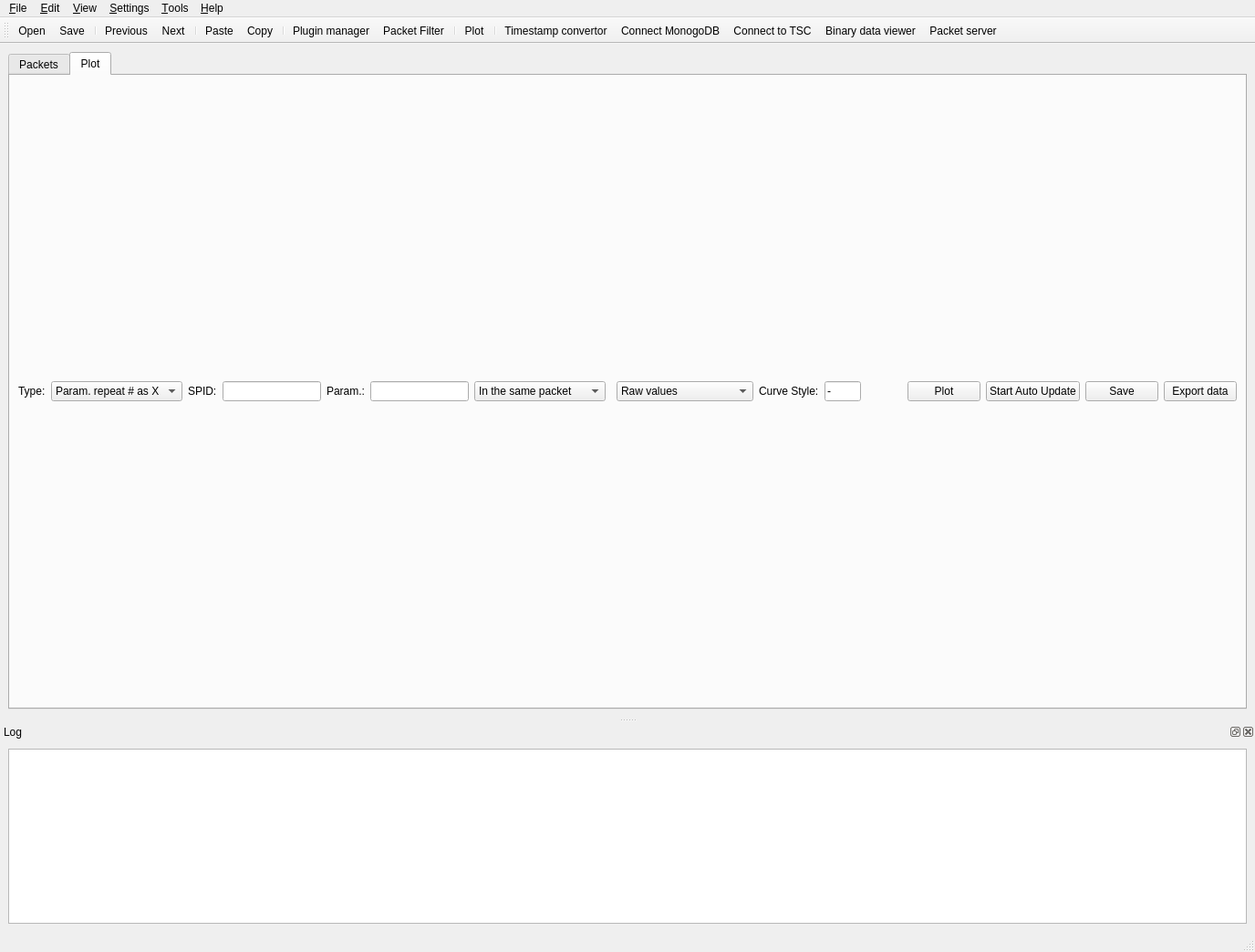
<?xml version="1.0" encoding="UTF-8"?>
<ui version="4.0">
 <class>MainWindow</class>
 <widget class="QMainWindow" name="MainWindow">
  <property name="windowModality">
   <enum>Qt::WindowModal</enum>
  </property>
  <property name="geometry">
   <rect>
    <x>0</x>
    <y>0</y>
    <width>1376</width>
    <height>1044</height>
   </rect>
  </property>
  <property name="maximumSize">
   <size>
    <width>323232</width>
    <height>323232</height>
   </size>
  </property>
  <property name="contextMenuPolicy">
   <enum>Qt::DefaultContextMenu</enum>
  </property>
  <property name="windowTitle">
   <string>STIX data parser and viewer</string>
  </property>
  <property name="windowIcon">
   <iconset resource="../resources/mainwindow_rc5.qrc">
    <normaloff>:/Icons/images/app.svg</normaloff>:/Icons/images/app.svg</iconset>
  </property>
  <widget class="QWidget" name="centralwidget">
   <layout class="QHBoxLayout" name="horizontalLayout">
    <item>
     <widget class="QTabWidget" name="tabWidget">
      <property name="baseSize">
       <size>
        <width>0</width>
        <height>0</height>
       </size>
      </property>
      <property name="currentIndex">
       <number>1</number>
      </property>
      <widget class="QWidget" name="packetTab">
       <property name="sizePolicy">
        <sizepolicy hsizetype="Expanding" vsizetype="Expanding">
         <horstretch>0</horstretch>
         <verstretch>0</verstretch>
        </sizepolicy>
       </property>
       <attribute name="title">
        <string>Packets</string>
       </attribute>
       <layout class="QHBoxLayout" name="horizontalLayout_2">
        <item>
         <widget class="QSplitter" name="splitter_3">
          <property name="orientation">
           <enum>Qt::Horizontal</enum>
          </property>
          <widget class="QSplitter" name="splitter_2">
           <property name="orientation">
            <enum>Qt::Horizontal</enum>
           </property>
           <widget class="QTreeWidget" name="packetTreeWidget">
            <property name="minimumSize">
             <size>
              <width>0</width>
              <height>0</height>
             </size>
            </property>
            <property name="maximumSize">
             <size>
              <width>1000000</width>
              <height>16777215</height>
             </size>
            </property>
            <property name="contextMenuPolicy">
             <enum>Qt::CustomContextMenu</enum>
            </property>
            <property name="sizeAdjustPolicy">
             <enum>QAbstractScrollArea::AdjustToContents</enum>
            </property>
            <property name="wordWrap">
             <bool>false</bool>
            </property>
            <column>
             <property name="text">
              <string notr="true">Timestamp</string>
             </property>
            </column>
            <column>
             <property name="text">
              <string>Description</string>
             </property>
            </column>
           </widget>
          </widget>
          <widget class="QSplitter" name="splitter">
           <property name="orientation">
            <enum>Qt::Vertical</enum>
           </property>
           <widget class="QTreeWidget" name="paramTreeWidget">
            <property name="autoExpandDelay">
             <number>-1</number>
            </property>
            <property name="uniformRowHeights">
             <bool>true</bool>
            </property>
            <attribute name="headerCascadingSectionResizes">
             <bool>false</bool>
            </attribute>
            <attribute name="headerDefaultSectionSize">
             <number>170</number>
            </attribute>
            <attribute name="headerHighlightSections">
             <bool>true</bool>
            </attribute>
            <column>
             <property name="text">
              <string notr="true">Name</string>
             </property>
            </column>
            <column>
             <property name="text">
              <string>Description</string>
             </property>
            </column>
            <column>
             <property name="text">
              <string>Raw</string>
             </property>
            </column>
            <column>
             <property name="text">
              <string>Eng. /Decomp. Value</string>
             </property>
            </column>
            <column>
             <property name="text">
              <string>Unit</string>
             </property>
            </column>
           </widget>
          </widget>
         </widget>
        </item>
       </layout>
      </widget>
      <widget class="QWidget" name="plotTab">
       <property name="sizePolicy">
        <sizepolicy hsizetype="Expanding" vsizetype="Expanding">
         <horstretch>0</horstretch>
         <verstretch>0</verstretch>
        </sizepolicy>
       </property>
       <property name="toolTip">
        <string>plot parameters
</string>
       </property>
       <attribute name="title">
        <string>Plot</string>
       </attribute>
       <layout class="QVBoxLayout" name="verticalLayout">
        <item>
         <layout class="QGridLayout" name="gridLayout">
          <item row="0" column="1">
           <widget class="QComboBox" name="xaxisComboBox">
            <item>
             <property name="text">
              <string>Param. repeat # as X</string>
             </property>
            </item>
            <item>
             <property name="text">
              <string>Timestamp - T0 as X</string>
             </property>
            </item>
            <item>
             <property name="text">
              <string>Histogram</string>
             </property>
            </item>
           </widget>
          </item>
          <item row="0" column="4">
           <widget class="QLabel" name="label">
            <property name="text">
             <string>Param.:</string>
            </property>
           </widget>
          </item>
          <item row="0" column="10">
           <widget class="QLineEdit" name="styleEdit">
            <property name="maximumSize">
             <size>
              <width>40</width>
              <height>16777215</height>
             </size>
            </property>
            <property name="text">
             <string>-</string>
            </property>
           </widget>
          </item>
          <item row="0" column="11">
           <spacer name="horizontalSpacer">
            <property name="orientation">
             <enum>Qt::Horizontal</enum>
            </property>
            <property name="sizeHint" stdset="0">
             <size>
              <width>25</width>
              <height>17</height>
             </size>
            </property>
           </spacer>
          </item>
          <item row="0" column="0">
           <widget class="QLabel" name="label_4">
            <property name="text">
             <string>Type:</string>
            </property>
           </widget>
          </item>
          <item row="0" column="5">
           <widget class="QLineEdit" name="paramNameEdit">
            <property name="maximumSize">
             <size>
              <width>150</width>
              <height>16777215</height>
             </size>
            </property>
           </widget>
          </item>
          <item row="0" column="6">
           <widget class="QComboBox" name="comboBox">
            <property name="minimumSize">
             <size>
              <width>120</width>
              <height>0</height>
             </size>
            </property>
            <property name="maximumSize">
             <size>
              <width>150</width>
              <height>16777215</height>
             </size>
            </property>
            <property name="modelColumn">
             <number>0</number>
            </property>
            <item>
             <property name="text">
              <string>In the same packet</string>
             </property>
            </item>
            <item>
             <property name="text">
              <string>Of all loaded packets</string>
             </property>
            </item>
           </widget>
          </item>
          <item row="0" column="7">
           <widget class="QLabel" name="descLabel">
            <property name="minimumSize">
             <size>
              <width>0</width>
              <height>0</height>
             </size>
            </property>
            <property name="maximumSize">
             <size>
              <width>0</width>
              <height>16777215</height>
             </size>
            </property>
            <property name="text">
             <string/>
            </property>
           </widget>
          </item>
          <item row="0" column="9">
           <widget class="QLabel" name="label_3">
            <property name="text">
             <string>Curve Style:</string>
            </property>
           </widget>
          </item>
          <item row="0" column="13">
           <widget class="QPushButton" name="plotButton">
            <property name="maximumSize">
             <size>
              <width>100</width>
              <height>16777215</height>
             </size>
            </property>
            <property name="text">
             <string>Plot</string>
            </property>
           </widget>
          </item>
          <item row="0" column="15">
           <widget class="QPushButton" name="savePlotButton">
            <property name="maximumSize">
             <size>
              <width>100</width>
              <height>16777215</height>
             </size>
            </property>
            <property name="text">
             <string>Save</string>
            </property>
           </widget>
          </item>
          <item row="0" column="8">
           <widget class="QComboBox" name="dataTypeComboBox">
            <item>
             <property name="text">
              <string>Raw values</string>
             </property>
            </item>
            <item>
             <property name="text">
              <string>Eng./Decompr. values</string>
             </property>
            </item>
           </widget>
          </item>
          <item row="0" column="16">
           <widget class="QPushButton" name="exportButton">
            <property name="text">
             <string>Export data</string>
            </property>
           </widget>
          </item>
          <item row="0" column="14">
           <widget class="QPushButton" name="autoUpdateButton">
            <property name="text">
             <string>Start Auto Update</string>
            </property>
           </widget>
          </item>
          <item row="0" column="2">
           <widget class="QLabel" name="label_2">
            <property name="text">
             <string>SPID:</string>
            </property>
           </widget>
          </item>
          <item row="0" column="3">
           <widget class="QLineEdit" name="spidLineEdit"/>
          </item>
         </layout>
        </item>
       </layout>
      </widget>
     </widget>
    </item>
   </layout>
  </widget>
  <widget class="QMenuBar" name="menubar">
   <property name="geometry">
    <rect>
     <x>0</x>
     <y>0</y>
     <width>1376</width>
     <height>22</height>
    </rect>
   </property>
   <widget class="QMenu" name="menu_File">
    <property name="title">
     <string>&amp;File</string>
    </property>
    <addaction name="actionOpen"/>
    <addaction name="actionSave"/>
    <addaction name="actionExit"/>
   </widget>
   <widget class="QMenu" name="menu_Help">
    <property name="title">
     <string>&amp;Help</string>
    </property>
    <addaction name="actionOnlineHelp"/>
    <addaction name="actionAbout"/>
   </widget>
   <widget class="QMenu" name="menuSetting">
    <property name="title">
     <string>&amp;Settings</string>
    </property>
    <addaction name="actionSetIDB"/>
   </widget>
   <widget class="QMenu" name="menu_Tools">
    <property name="title">
     <string>&amp;Tools</string>
    </property>
    <addaction name="actionPlot"/>
    <addaction name="actionLoadMongodb"/>
    <addaction name="actionConnectTSC"/>
    <addaction name="actionPacketFilter"/>
    <addaction name="actionPlugins"/>
    <addaction name="actionViewBinary"/>
    <addaction name="actionTimestampConvertor"/>
   </widget>
   <widget class="QMenu" name="menuAction">
    <property name="title">
     <string>&amp;View</string>
    </property>
    <addaction name="actionPrevious"/>
    <addaction name="actionNext"/>
    <addaction name="actionLog"/>
   </widget>
   <widget class="QMenu" name="menuEdit">
    <property name="title">
     <string>&amp;Edit</string>
    </property>
    <addaction name="actionPaste"/>
    <addaction name="actionCopy"/>
   </widget>
   <addaction name="menu_File"/>
   <addaction name="menuEdit"/>
   <addaction name="menuAction"/>
   <addaction name="menuSetting"/>
   <addaction name="menu_Tools"/>
   <addaction name="menu_Help"/>
  </widget>
  <widget class="QStatusBar" name="statusbar"/>
  <widget class="QToolBar" name="toolBar">
   <property name="contextMenuPolicy">
    <enum>Qt::DefaultContextMenu</enum>
   </property>
   <property name="windowTitle">
    <string>toolBar</string>
   </property>
   <attribute name="toolBarArea">
    <enum>TopToolBarArea</enum>
   </attribute>
   <attribute name="toolBarBreak">
    <bool>false</bool>
   </attribute>
   <addaction name="actionOpen"/>
   <addaction name="actionSave"/>
   <addaction name="separator"/>
   <addaction name="actionPrevious"/>
   <addaction name="actionNext"/>
   <addaction name="separator"/>
   <addaction name="actionPaste"/>
   <addaction name="actionCopy"/>
   <addaction name="separator"/>
   <addaction name="actionPlugins"/>
   <addaction name="actionPacketFilter"/>
   <addaction name="separator"/>
   <addaction name="actionPlot"/>
   <addaction name="separator"/>
   <addaction name="actionTimestampConvertor"/>
   <addaction name="actionLoadMongodb"/>
   <addaction name="actionConnectTSC"/>
   <addaction name="actionViewBinary"/>
   <addaction name="actionPacketServer"/>
  </widget>
  <widget class="QDockWidget" name="dockWidget">
   <property name="windowTitle">
    <string>Log</string>
   </property>
   <attribute name="dockWidgetArea">
    <number>8</number>
   </attribute>
   <widget class="QWidget" name="dockWidgetContents_2">
    <layout class="QHBoxLayout" name="horizontalLayout_3">
     <item>
      <widget class="QListWidget" name="statusListWidget"/>
     </item>
    </layout>
   </widget>
  </widget>
  <action name="actionOpen">
   <property name="text">
    <string>&amp;Open</string>
   </property>
  </action>
  <action name="actionExit">
   <property name="text">
    <string>&amp;Exit</string>
   </property>
  </action>
  <action name="actionAbout">
   <property name="text">
    <string>About</string>
   </property>
  </action>
  <action name="actionPrevious">
   <property name="text">
    <string>Previous</string>
   </property>
   <property name="menuRole">
    <enum>QAction::AboutQtRole</enum>
   </property>
  </action>
  <action name="actionNext">
   <property name="text">
    <string>Next</string>
   </property>
  </action>
  <action name="actionSetIDB">
   <property name="text">
    <string>Set &amp;IDB</string>
   </property>
  </action>
  <action name="actionSave">
   <property name="text">
    <string>Sa&amp;ve</string>
   </property>
  </action>
  <action name="actionLog">
   <property name="text">
    <string>Show Log</string>
   </property>
  </action>
  <action name="actionPlot">
   <property name="icon">
    <iconset resource="../resources/mainwindow_rc5.qrc">
     <normaloff>:/Icons/images/graph.svg</normaloff>:/Icons/images/graph.svg</iconset>
   </property>
   <property name="text">
    <string>&amp;Plot</string>
   </property>
  </action>
  <action name="actionPaste">
   <property name="icon">
    <iconset resource="../resources/mainwindow_rc5.qrc">
     <normaloff>:/Icons/images/paste.svg</normaloff>:/Icons/images/paste.svg</iconset>
   </property>
   <property name="text">
    <string>P&amp;aste</string>
   </property>
   <property name="toolTip">
    <string>Read raw data from the clipboard</string>
   </property>
  </action>
  <action name="actionLoadMongodb">
   <property name="icon">
    <iconset resource="../resources/mainwindow_rc5.qrc">
     <normaloff>:/Icons/images/mongodb.svg</normaloff>:/Icons/images/mongodb.svg</iconset>
   </property>
   <property name="text">
    <string>Connect MonogoDB</string>
   </property>
  </action>
  <action name="actionCopy">
   <property name="icon">
    <iconset resource="../resources/mainwindow_rc5.qrc">
     <normaloff>:/Icons/images/copy.svg</normaloff>:/Icons/images/copy.svg</iconset>
   </property>
   <property name="text">
    <string>&amp;Copy</string>
   </property>
  </action>
  <action name="actionConnectTSC">
   <property name="icon">
    <iconset resource="../resources/mainwindow_rc5.qrc">
     <normaloff>:/Icons/images/link.svg</normaloff>:/Icons/images/link.svg</iconset>
   </property>
   <property name="text">
    <string>Connect to TSC</string>
   </property>
  </action>
  <action name="actionPacketFilter">
   <property name="icon">
    <iconset resource="../resources/mainwindow_rc5.qrc">
     <normaloff>:/Icons/images/filter.svg</normaloff>:/Icons/images/filter.svg</iconset>
   </property>
   <property name="text">
    <string>Packet Filter</string>
   </property>
  </action>
  <action name="actionPlugins">
   <property name="icon">
    <iconset resource="../resources/mainwindow_rc5.qrc">
     <normaloff>:/Icons/images/plugin.svg</normaloff>:/Icons/images/plugin.svg</iconset>
   </property>
   <property name="text">
    <string>Plugin manager</string>
   </property>
  </action>
  <action name="actionOnlineHelp">
   <property name="text">
    <string>Online help</string>
   </property>
  </action>
  <action name="actionViewBinary">
   <property name="icon">
    <iconset resource="../resources/mainwindow_rc5.qrc">
     <normaloff>:/Icons/images/binary.svg</normaloff>:/Icons/images/binary.svg</iconset>
   </property>
   <property name="text">
    <string>Packet binary data</string>
   </property>
   <property name="iconText">
    <string>Binary data viewer</string>
   </property>
   <property name="toolTip">
    <string>Binary data viewer</string>
   </property>
  </action>
  <action name="actionPacketServer">
   <property name="icon">
    <iconset resource="../resources/mainwindow_rc5.qrc">
     <normaloff>:/Icons/images/socket.svg</normaloff>:/Icons/images/socket.svg</iconset>
   </property>
   <property name="text">
    <string>Packet server</string>
   </property>
  </action>
  <action name="actionPythonConsole">
   <property name="icon">
    <iconset resource="../resources/mainwindow_rc5.qrc">
     <normaloff>:/Icons/images/console.svg</normaloff>:/Icons/images/console.svg</iconset>
   </property>
   <property name="text">
    <string>Python console</string>
   </property>
  </action>
  <action name="actionTimestampConvertor">
   <property name="icon">
    <iconset resource="../resources/mainwindow_rc5.qrc">
     <normaloff>:/Icons/images/datetime.svg</normaloff>:/Icons/images/datetime.svg</iconset>
   </property>
   <property name="text">
    <string>Timestamp convertor</string>
   </property>
  </action>
 </widget>
 <resources>
  <include location="../resources/mainwindow_rc5.qrc"/>
 </resources>
 <connections/>
</ui>
